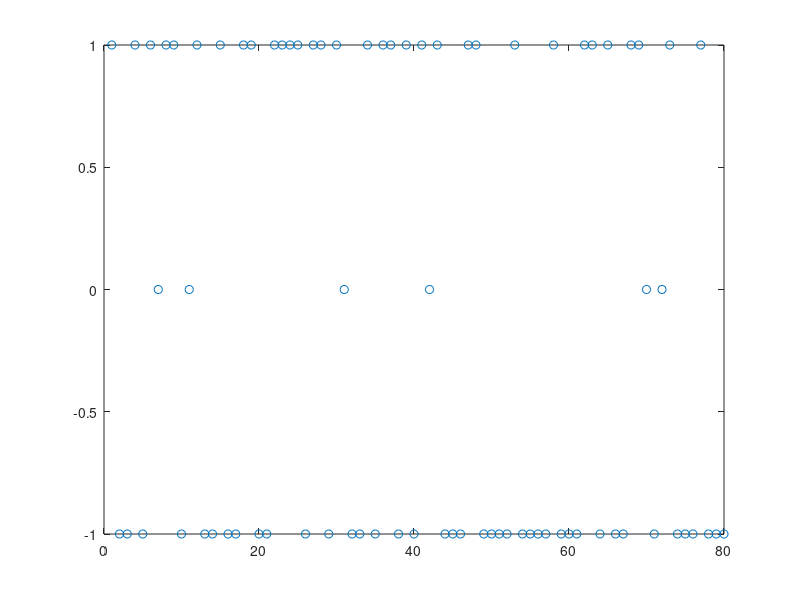

Here is the MATLAB script that generated this plot:
x=rand(1,80);
for i=1:80
    if x(i)<.458597
        y(i)=-1;
    
    elseif and(x(i)>=.458597,x(i)<.446247+.458597)
        y(i)=1;
    
    else (x(i)>=446247+.458597)
        y(i)=0;
    end
end
plot(y,'o')
